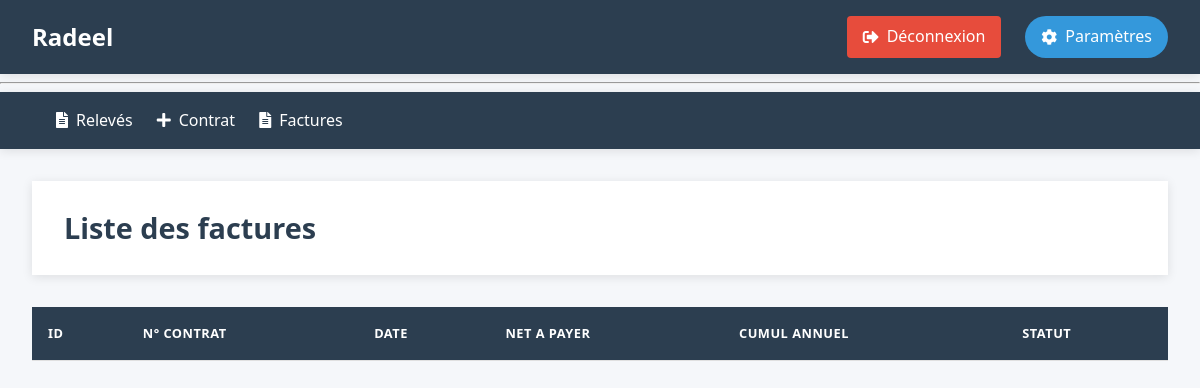
Before: /facture/ (signed in) with the older database file.
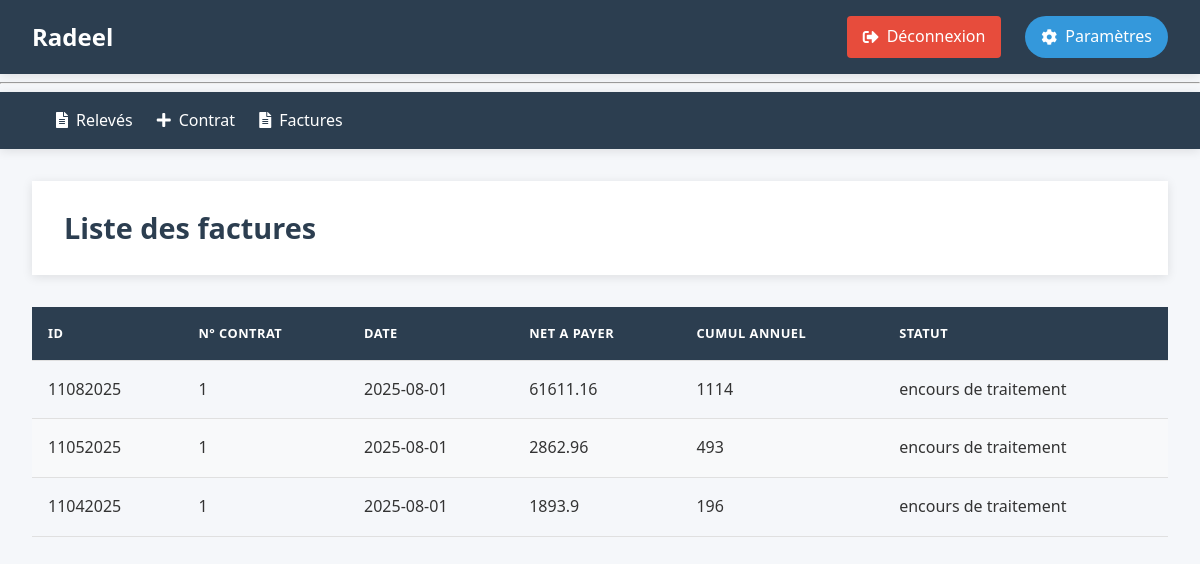
After: the same page with the newer database file.
### tables this page shows
CREATE TABLE factures (
    id TEXT PRIMARY KEY NOT NULL,
    Nr_contrat INTEGER NOT NULL,
    date_ DATE NOT NULL DEFAULT CURRENT_DATE,
    Net_apayer Real ,
    cumul_EA_Annuel Integer CHECK(cumul_EA_Annuel >= 0),
    statut TEXT DEFAULT 'encours de traitement' CHECK(statut IN ('encours de traitement','controle', 'validee', 'payee', 'annulee')),
    FOREIGN KEY (Nr_contrat) REFERENCES contrats(Nr_contrat) ON DELETE CASCADE,
    FOREIGN KEY (id) REFERENCES releves(id) ON DELETE RESTRICT
);

### radeel/facture.py (the view)
@bf.route('/')
def index():
    db = get_db()
    factures = db.execute(
        'SELECT * FROM factures ORDER BY date_ DESC'
    ).fetchall()
    return render_template('factures/index.html', factures= factures )

### radeel/auth.py (called while the page is built)
@bp.before_app_request
def load_logged_in_user():
    user_id = session.get('user_id')
    if user_id is None:
        g.user = None
    else:
        g.user = get_db().execute(
            'SELECT * FROM user WHERE id = ?', (user_id,)
        ).fetchone()

def login_required(view):
    @functools.wraps(view)
    def wrapped_view(**kwargs):
        if not session.get('authenticated'):
            return redirect(url_for('auth.login'))
        return view(**kwargs)
    return wrapped_view

### radeel/db.py (called while the page is built)
def get_db():
    if 'db' not in g:
        g.db = sqlite3.connect(
            current_app.config['DATABASE'],
            detect_types=sqlite3.PARSE_DECLTYPES
        )
        g.db.execute("PRAGMA foreign_keys = ON;")
        g.db.row_factory = sqlite3.Row
    return g.db

### radeel/facture.py (called while the page is built)
@bf.before_request
@login_required
def before_request():
    pass

### radeel/templates/factures/index.html
{% extends "base.html" %}
{% block header %}
  <h1>Liste des factures</h1>
{% endblock %}
{% block content %}
  <table class="table">
    <thead>
      <tr>
        <th>Id</th>
        <th>N° Contrat</th>
        <th>Date</th>
        <th>Net a payer</th>
        <th>Cumul annuel</th>
        <th>statut</th>
      </tr>
    </thead>
    <tbody>
      {% for facture in factures %}
        <tr>
          <td>{{ facture.Id }}</td>
          <td>{{ facture.Nr_contrat }}</td>
          <td>{{ facture.date_ }}</td>
          <td>{{ facture.Net_apayer }}</td>
          <td>{{ facture.cumul_EA_Annuel }}</td>
          <td>{{facture.statut}}</td>
        </tr>
      {% endfor %}
    </tbody>
  </table>
{% endblock %}

Changed rows visible on the page:
added factures: Id "11082025", Nr_contrat "1", date_ "2025-08-01", Net_apayer "61611.16", cumul_EA_Annuel "1114", statut "encours de traitement"
added factures: Id "11052025", Nr_contrat "1", date_ "2025-08-01", Net_apayer "2862.96", cumul_EA_Annuel "493", statut "encours de traitement"
added factures: Id "11042025", Nr_contrat "1", date_ "2025-08-01", Net_apayer "1893.9", cumul_EA_Annuel "196", statut "encours de traitement"
